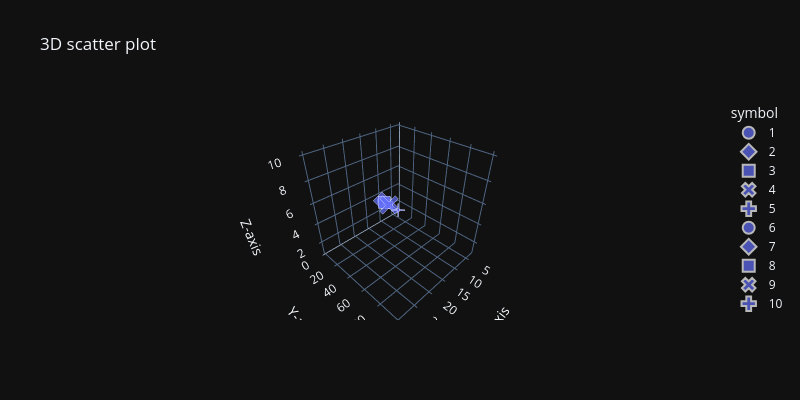

Notebook cell for this chart:
### Code cell
x=[3,6,9,12,15,18,21,24,27,30]
y=[1,4,9,16,25,36,49,64,81,100]
z=[1,2,3,4,5,6,7,8,9,10]
fig=px.scatter_3d(x=x,y=y,z=z,title='3D scatter plot',labels={'x':'X-axis','y':'Y-axis','z':'Z-axis'},
                  template='plotly_dark',width=800,height=400,size=x,symbol=z,opacity=0.7)
fig.show()

### Figure 1 — Plotly figure (JSON) as saved in the notebook; plotly's stock layout.template omitted (floating-point values rounded to 4 significant figures)
{"data": [{"hovertemplate": "symbol=1<br>X-axis=%{x}<br>Y-axis=%{y}<br>Z-axis=%{z}<br>size=%{marker.size}<extra></extra>", "legendgroup": "1", "marker": {"color": "#636efa", "opacity": 0.7, "size": [3], "sizemode": "area", "sizeref": 0.075, "symbol": "circle"}, "mode": "markers", "name": "1", "scene": "scene", "showlegend": true, "type": "scatter3d", "x": [3], "y": [1], "z": [1]}, {"hovertemplate": "symbol=2<br>X-axis=%{x}<br>Y-axis=%{y}<br>Z-axis=%{z}<br>size=%{marker.size}<extra></extra>", "legendgroup": "2", "marker": {"color": "#636efa", "opacity": 0.7, "size": [6], "sizemode": "area", "sizeref": 0.075, "symbol": "diamond"}, "mode": "markers", "name": "2", "scene": "scene", "showlegend": true, "type": "scatter3d", "x": [6], "y": [4], "z": [2]}, {"hovertemplate": "symbol=3<br>X-axis=%{x}<br>Y-axis=%{y}<br>Z-axis=%{z}<br>size=%{marker.size}<extra></extra>", "legendgroup": "3", "marker": {"color": "#636efa", "opacity": 0.7, "size": [9], "sizemode": "area", "sizeref": 0.075, "symbol": "square"}, "mode": "markers", "name": "3", "scene": "scene", "showlegend": true, "type": "scatter3d", "x": [9], "y": [9], "z": [3]}, {"hovertemplate": "symbol=4<br>X-axis=%{x}<br>Y-axis=%{y}<br>Z-axis=%{z}<br>size=%{marker.size}<extra></extra>", "legendgroup": "4", "marker": {"color": "#636efa", "opacity": 0.7, "size": [12], "sizemode": "area", "sizeref": 0.075, "symbol": "x"}, "mode": "markers", "name": "4", "scene": "scene", "showlegend": true, "type": "scatter3d", "x": [12], "y": [16], "z": [4]}, {"hovertemplate": "symbol=5<br>X-axis=%{x}<br>Y-axis=%{y}<br>Z-axis=%{z}<br>size=%{marker.size}<extra></extra>", "legendgroup": "5", "marker": {"color": "#636efa", "opacity": 0.7, "size": [15], "sizemode": "area", "sizeref": 0.075, "symbol": "cross"}, "mode": "markers", "name": "5", "scene": "scene", "showlegend": true, "type": "scatter3d", "x": [15], "y": [25], "z": [5]}, {"hovertemplate": "symbol=6<br>X-axis=%{x}<br>Y-axis=%{y}<br>Z-axis=%{z}<br>size=%{marker.size}<extra></extra>", "legendgroup": "6", "marker": {"color": "#636efa", "opacity": 0.7, "size": [18], "sizemode": "area", "sizeref": 0.075, "symbol": "circle"}, "mode": "markers", "name": "6", "scene": "scene", "showlegend": true, "type": "scatter3d", "x": [18], "y": [36], "z": [6]}, {"hovertemplate": "symbol=7<br>X-axis=%{x}<br>Y-axis=%{y}<br>Z-axis=%{z}<br>size=%{marker.size}<extra></extra>", "legendgroup": "7", "marker": {"color": "#636efa", "opacity": 0.7, "size": [21], "sizemode": "area", "sizeref": 0.075, "symbol": "diamond"}, "mode": "markers", "name": "7", "scene": "scene", "showlegend": true, "type": "scatter3d", "x": [21], "y": [49], "z": [7]}, {"hovertemplate": "symbol=8<br>X-axis=%{x}<br>Y-axis=%{y}<br>Z-axis=%{z}<br>size=%{marker.size}<extra></extra>", "legendgroup": "8", "marker": {"color": "#636efa", "opacity": 0.7, "size": [24], "sizemode": "area", "sizeref": 0.075, "symbol": "square"}, "mode": "markers", "name": "8", "scene": "scene", "showlegend": true, "type": "scatter3d", "x": [24], "y": [64], "z": [8]}, {"hovertemplate": "symbol=9<br>X-axis=%{x}<br>Y-axis=%{y}<br>Z-axis=%{z}<br>size=%{marker.size}<extra></extra>", "legendgroup": "9", "marker": {"color": "#636efa", "opacity": 0.7, "size": [27], "sizemode": "area", "sizeref": 0.075, "symbol": "x"}, "mode": "markers", "name": "9", "scene": "scene", "showlegend": true, "type": "scatter3d", "x": [27], "y": [81], "z": [9]}, {"hovertemplate": "symbol=10<br>X-axis=%{x}<br>Y-axis=%{y}<br>Z-axis=%{z}<br>size=%{marker.size}<extra></extra>", "legendgroup": "10", "marker": {"color": "#636efa", "opacity": 0.7, "size": [30], "sizemode": "area", "sizeref": 0.075, "symbol": "cross"}, "mode": "markers", "name": "10", "scene": "scene", "showlegend": true, "type": "scatter3d", "x": [30], "y": [100], "z": [10]}], "layout": {"height": 400, "legend": {"itemsizing": "constant", "title": {"text": "symbol"}, "tracegroupgap": 0}, "scene": {"domain": {"x": [0, 1], "y": [0, 1]}, "xaxis": {"title": {"text": "X-axis"}}, "yaxis": {"title": {"text": "Y-axis"}}, "zaxis": {"title": {"text": "Z-axis"}}}, "title": {"text": "3D scatter plot"}, "width": 800}}
